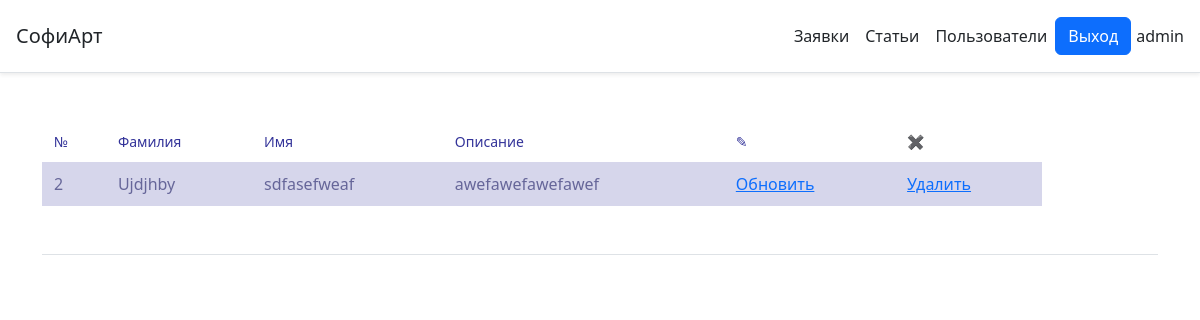
The app's page /admin/trunk.php (signed in), older data.
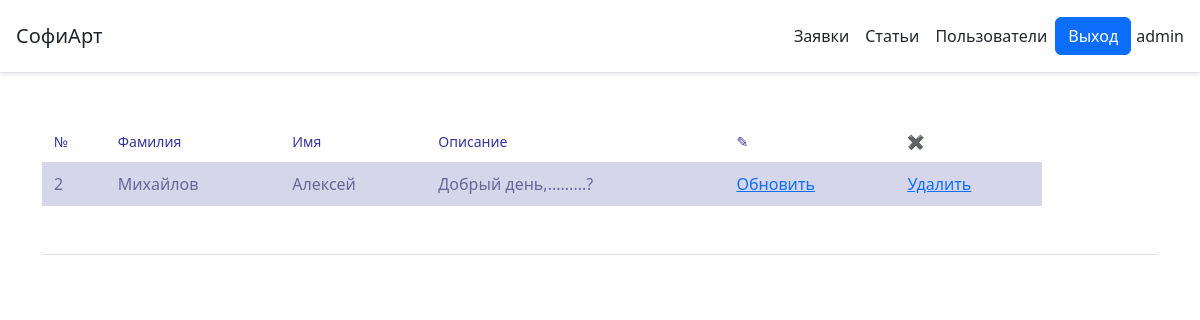
The same page, newer data.
### tables this page shows
CREATE TABLE `request` (
  `id` int(11) NOT NULL,
  `last_name` varchar(45) DEFAULT NULL,
  `first_name` varchar(45) DEFAULT NULL,
  `description` mediumtext DEFAULT NULL,
  `user_id` int(11) DEFAULT NULL
);

### admin/trunk.php (the view, shortened to what this page needs)
<?php
  require_once '../include/connect.php';
  $result = mysqli_query($connect, "SELECT * FROM `request`");
?>
<!DOCTYPE html>
<html lang="en">
  <head>
    <link rel="stylesheet" href="../css/style.css">
    <link rel="stylesheet" href="https://cdn.jsdelivr.net/npm/bootstrap@5.2.2/dist/css/bootstrap.min.css">
  </head>
  <body>
    <?php if(!empty($_SESSION['staff']['first_name'])):?>
      <div class="d-flex flex-column flex-md-row align-items-center p-3
      px-mb-4 mb-3 bg-white border-bottom shadow-sm">
        <h5 class="my-0 mr-md-auto font-weight-normal">СофиАрт</h5>
        <nav class="d-inline-flex mt-2 mt-md-0 ms-md-auto">
          <a class="p-2 text-dark text-decoration-none" href="trunk.php">Заявки</a>
          <a class="p-2 text-dark text-decoration-none" href="section.php">Статьи</a>
          <a class="p-2 text-dark text-decoration-none" href="userss.php">Пользователи</a>
        </nav>
        <a href="loggout.php" class="btn btn-primary ">Выход</a>
        <a style="margin: 2px 0;margin-left: 5px;"><?= $_SESSION['staff']['first_name'] ?></a>
    </div>
<div  class="container mt-5">
  <table  width="1000" class="sold">
   <thead>
    <tr>
      <th>№</th>
      <th>Фамилия</th>
      <th>Имя</th>
      <th>Описание</th>
      <th>&#9998;</th>
      <th>&#10006;</th>
    </tr>
   </thead>
  <tbody>
    <?php
      $result = mysqli_fetch_all($result);
      foreach($result as $char) {
    ?>
    <tr>
      <td><?= $char[0] ?></td>
      <td><?= $char[1] ?></td>
      <td><?= $char[2] ?></td>
      <td><?= $char[3] ?></td>
      <td><a href="update.php?id=<?= $char[0] ?>">Обновить</a></td>
      <td><a href="../include/delete.php?id=<?= $char[0] ?>">Удалить</a></td>
    </tr>
    <?php
      }
    ?>
  </tbody>
</table>
</div>
  <?php require "foother1.php" ?>
<?php else:
  echo '<h3 class="p-2 text-dark text-decoration-none">Отказано</h3>';
  echo '<a href="/" class="btn btn-primary" >На главную</a>';
?>
<?php endif ?>
</body>
</html>

### admin/foother1.php
<div class="container py-4">
  <footer class="pt-3 mt-4 text-muted border-top">
  </footer>
</div>

### css/style.css (style rules this page uses)
th { font-weight: normal; font-size: 14px; color: #339; padding: 10px 12px; background: white; }
td { color: #669; border-top: 1px solid white; padding: 10px 12px; background: rgba(51, 51, 153, .2); transition: .3s; }

Row changes from the older to the newer data that the page shows:
changed request id 2: last_name "Ujdjhby" → "Михайлов"; first_name "sdfasefweaf" → "Алексей"; description "awefawefawefawef" → "Добрый день,.........?"
